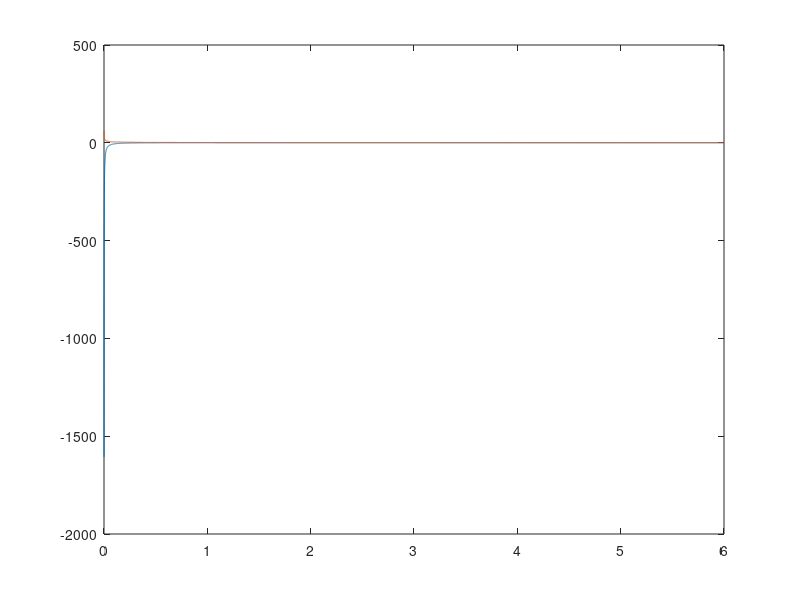

This figure's MATLAB source: (Note: this script raises an error after producing the figure.)
h = 1;
E1 = 1;
E2 = 0.1*E1;
sig0 = 1;

c0 = 2*sig0/(h*E1);


C = linspace(0, 3*c0 + 1*(c0==0), 10000);

l0 = sig0/E1 ./ C;

coeffA = C*(E2-E1)/2;
coeffB = - C*E2*h - (1-E2/E1)*sig0;
coeffC = C.*l0.^2*(E1-E2)/2 + C*E2*h^2/2 + (h-l0)*(1-E2/E1)*sig0;

x0 = (-coeffB - sqrt(coeffB.^2 - 4*coeffA.*coeffC)) ./ (2*coeffA);
% x0bis = (-coeffB + sqrt(coeffB.^2 - 4*coeffA.*coeffC)) ./ (2*coeffA);

x00 = h*(E2-sqrt(E1*E2))/(E2-E1);

h0 = x0 + l0;

figure;
plot(C, x0);
hold on
plot(C, h0);
% plot(C, x0bis);
xline(c0, '--');
yline(h/2, '--');
yline(h, '--');
ylim([0, 1.5*h]);

%% figure courbure-moment

M0 = C*E1*h^3/12;
M1 = C*E1.*(l0.^3+x0.^3)/3 + C*E2.*((h-x0).^3-l0.^3)/3 + ((h-x0).^2-l0.^2)/2*(1-E2/E1)*sig0;
M2 = C*E1*x00^3/3 + C*E2.*(h-x00)^3/3 + (h-x00)^2/2*(1-E2/E1)*sig0;
E3 = (E1*x00^3/3 + E2.*(h-x00)^3/3)/(h^3/12)

M = M0.*(C <= c0) + M1.*(C > c0);

fig = figure;
plot([flip(-C), C], [flip(-M), M], 'LineWidth', 2);
hold on
ax = gca;
ax.ColorOrderIndex = ax.ColorOrderIndex - 1;
plot([flip(-C), C], [flip(-M0), M0], '--', 'LineWidth', 2);
% plot( C, M2, '--');
% plot(flip(-C), flip(-M2), '--');
% xline(c0, '--');
plot(-c0*[1 1], [ax.YLim(1), -c0*E1*h^3/12], ':k');
plot(c0*[1 1], [ax.YLim(1), c0*E1*h^3/12], ':k');
xline(0, '-');
yline(0, '-');

xlim(max(C)*[-1 1]);

xticks([-c0, 0, c0]);
xticklabels({'-c_0', '0', 'c_0'});
yticks(0);
xlabel('Courbure')
ylabel('Moment')

fig.Position(3:4) = [380 300];

set(fig,'renderer','Painters');
% set(gca, 'XAxisLocation', 'origin', 'YAxisLocation', 'origin')


%% figure deformation-contrainte

sigma0 = 0.35;

fig = figure;
fig.Position(3:4) = [380 300];
plot([-1 sigma0 1], [-1 sigma0 sigma0+0.5*(1-sigma0)], 'LineWidth', 2);
hold on
ax = gca;
ax.ColorOrderIndex = ax.ColorOrderIndex - 1;
plot([-1 1], [-1 1], '--', 'LineWidth', 2);
plot([-1 sigma0], [sigma0 sigma0], ':k');
fig.Position(3:4) = [380 300];
xlim([-1 1]);
ylim(1.1*[-1 1]);
xline(0, '-');
yline(0, '-');

xlabel('Déformation')
ylabel('Contrainte')
% xlabel('\epsilon', 'FontSize', 15)
% ylabel('\sigma', 'FontSize', 15)

xticks([0]);
yticks([0 sigma0]);
yticklabels({'0', '\sigma_0'});

text((-1+sigma0)/2, (-1+sigma0)/2, 'E', 'VerticalAlignment', 'top');
text((1+sigma0)/2, sigma0+0.5*(1-sigma0)/2, 'E''', 'VerticalAlignment', 'top');
